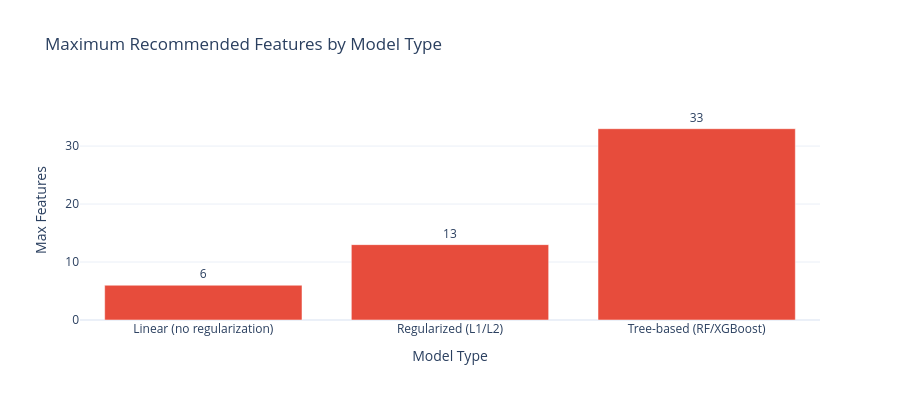

The cell this chart's notebook holds for it:
### Markdown cell above
### 6.3.1 Model Complexity Guidance

Based on your data capacity, here's guidance on model complexity and feature limits.

### Code cell
# Model Complexity Guidance
if target and 'capacity_result' in dir():
    guidance = capacity_result.complexity_guidance

    print("=" * 70)
    print("MODEL COMPLEXITY GUIDANCE")
    print("=" * 70)

    # Create visualization of feature limits by model type
    model_types = ["Linear\n(no regularization)", "Regularized\n(L1/L2)", "Tree-based\n(RF/XGBoost)"]
    max_features = [guidance.max_features_linear, guidance.max_features_regularized, guidance.max_features_tree]
    current_features = capacity_result.total_features

    colors = ['#e74c3c' if m < current_features else '#2ecc71' for m in max_features]

    fig = go.Figure()

    fig.add_trace(go.Bar(
        x=model_types,
        y=max_features,
        marker_color=colors,
        text=[f"{m}" for m in max_features],
        textposition='outside',
        name='Max Features'
    ))

    # Add horizontal line for current feature count
    fig.add_hline(
        y=current_features,
        line_dash="dash",
        line_color="#3498db",
        annotation_text=f"Current: {current_features}",
        annotation_position="right"
    )

    # Calculate y-axis range to fit labels
    max_val = max(max_features)
    fig.update_layout(
        title="Maximum Recommended Features by Model Type",
        xaxis_title="Model Type",
        yaxis_title="Max Features",
        yaxis_range=[0, max_val * 1.15],  # Add 15% headroom for labels
        template='plotly_white',
        height=400,
        showlegend=False,
    )

    display_figure(fig)

    print(f"\n🎯 RECOMMENDED MODEL TYPE: {guidance.recommended_model_type.replace('_', ' ').title()}")

    print("\n📋 MODEL-SPECIFIC RECOMMENDATIONS:")
    for rec in guidance.model_recommendations:
        print(f"   • {rec}")

    print("\n💡 GENERAL GUIDANCE:")
    for rec in guidance.recommendations:
        print(f"   {rec}")

    # Summary table
    print("\n" + "-" * 70)
    print("FEATURE BUDGET SUMMARY:")
    print("-" * 70)
    summary_data = {
        "Model Type": ["Linear (no regularization)", "Regularized (L1/L2)", "Tree-based"],
        "Max Features": [guidance.max_features_linear, guidance.max_features_regularized, guidance.max_features_tree],
        "Current": [current_features] * 3,
        "Status": [
            "✅ OK" if guidance.max_features_linear >= current_features else "⚠️ Reduce",
            "✅ OK" if guidance.max_features_regularized >= current_features else "⚠️ Reduce",
            "✅ OK" if guidance.max_features_tree >= current_features else "⚠️ Reduce"
        ]
    }
    display_table(native_pd.DataFrame(summary_data))

    # Persist model type recommendation to registry
    registry.add_bronze_model_type(
        model_type=guidance.recommended_model_type,
        max_features_linear=guidance.max_features_linear,
        max_features_regularized=guidance.max_features_regularized,
        max_features_tree=guidance.max_features_tree,
        rationale=f"Recommended: {guidance.recommended_model_type}",
        source_notebook="06_feature_opportunities"
    )
    print(f"\n✅ Persisted model type recommendation to registry: {guidance.recommended_model_type}")

### Figure 1 — Plotly figure (JSON) as saved in the notebook; plotly's stock layout.template omitted (floating-point values rounded to 4 significant figures)
{"data": [{"marker": {"color": ["#e74c3c", "#e74c3c", "#e74c3c"]}, "name": "Max Features", "text": ["6", "13", "33"], "textposition": "outside", "type": "bar", "x": ["Linear\n(no regularization)", "Regularized\n(L1/L2)", "Tree-based\n(RF/XGBoost)"], "y": [6, 13, 33]}], "layout": {"annotations": [{"showarrow": false, "text": "Current: 512", "x": 1, "xanchor": "left", "xref": "x domain", "y": 512, "yanchor": "middle", "yref": "y"}], "height": 400, "shapes": [{"line": {"color": "#3498db", "dash": "dash"}, "type": "line", "x0": 0, "x1": 1, "xref": "x domain", "y0": 512, "y1": 512, "yref": "y"}], "showlegend": false, "title": {"text": "Maximum Recommended Features by Model Type"}, "xaxis": {"title": {"text": "Model Type"}}, "yaxis": {"range": [0, 37.95], "title": {"text": "Max Features"}}}}
